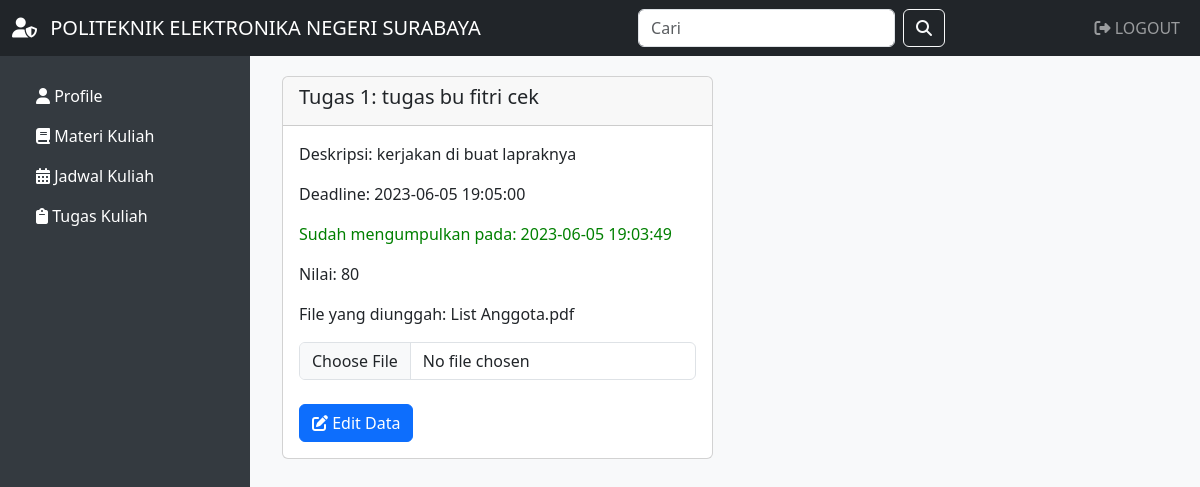
The page /isitugas.php?id_dosen=2&id_mahasiswa=24 (signed in) on the database its author committed.
### tables this page shows
CREATE TABLE `tugas` (
  `id_tugas` int(11) NOT NULL,
  `id_dosen` int(11) NOT NULL,
  `judul` varchar(255) NOT NULL,
  `deskripsi` varchar(255) NOT NULL,
  `deadline` datetime NOT NULL,
  `nilai` int(11) NOT NULL,
  `file` varchar(255) NOT NULL
);

CREATE TABLE `pengumpulan` (
  `id_pengumpulan` int(11) NOT NULL,
  `id_mahasiswa` int(11) NOT NULL,
  `id_tugas` int(11) NOT NULL,
  `file` varchar(255) NOT NULL,
  `waktu` datetime NOT NULL,
  `nilai` varchar(225) NOT NULL
);

### isitugas.php (the view, shortened to what this page needs)
<?php
include 'koneksi.php';
$id_dosen = $_GET['id_dosen'];
$query = "SELECT * FROM tugas WHERE id_dosen = '$id_dosen'";
$result = mysqli_query($koneksi, $query);
?>
<!DOCTYPE html>
<html lang="en">
<head>
    <link rel="stylesheet" href="https://cdnjs.cloudflare.com/ajax/libs/font-awesome/6.0.0-beta3/css/all.min.css">
    <link href="https://cdn.jsdelivr.net/npm/bootstrap@5.3.0-alpha2/dist/css/bootstrap.min.css" rel="stylesheet">
</head>
<body>
    <nav class="navbar navbar-expand-lg navbar-dark bg-dark text-uppercase">
        <div class="container-fluid">
            <a class="navbar-brand" href="index.php">
                <i class="fas fa-user-shield me-2"></i> Politeknik Elektronika Negeri Surabaya
            </a>
            <div class="collapse navbar-collapse" id="navbarSupportedContent">
                <form class="d-flex ms-auto">
                    <input class="form-control me-2" type="search" placeholder="Cari" aria-label="Search">
                    <button class="btn btn-outline-light" type="submit">
                        <i class="fas fa-search"></i>
                    </button>
                </form>
                <ul class="navbar-nav ms-auto">
                    <li class="nav-item">
                        <a class="nav-link" href="logout.php"><i class="fas fa-sign-out-alt"></i> Logout</a>
                    </li>
                </ul>
            </div>
        </div>
    </nav>
    <div class="dashboard">
        <ul class="nav flex-column">
            <li class="nav-item">
                <a class="nav-link active text-white" href="halmahasiswa.php"><i class="fas fa-user"></i> Profile</a>
            </li>
            <li class="nav-item">
                <a class="nav-link active text-white" href="materimahasiswa.php"><i class="fas fa-book"></i> Materi Kuliah</a>
            </li>
            <li class="nav-item">
                <a class="nav-link active text-white" href="jadwalmahasiswa.php"><i class="fas fa-calendar-alt"></i> Jadwal Kuliah</a>
            </li>
            <li class="nav-item">
                <a class="nav-link active text-white" href="tugasmahasiswa.php"><i class="fas fa-clipboard"></i> Tugas Kuliah</a>
            </li>
        </ul>
    </div>
    <div class="content">
        <div class="container">
            <div class="row">
                <?php
                $no = 1;
                if ($result && mysqli_num_rows($result) > 0) {
                    while ($data = mysqli_fetch_assoc($result)) {
                        $id_tugas = $data['id_tugas'];
                        $query_pengumpulan = "SELECT * FROM pengumpulan WHERE id_tugas = '$id_tugas'";
                        $result_pengumpulan = mysqli_query($koneksi, $query_pengumpulan);
                        $pengumpulan_data = mysqli_fetch_assoc($result_pengumpulan);
                ?>
                        <div class="col-lg-6">
                            <div class="card mb-4">
                                <div class="card-header">
                                    <h5 class="card-title">Tugas <?php echo $no++ ?>: <?php echo $data['judul']; ?></h5>
                                </div>
                                <div class="card-body">
                                    <p class="card-text">Deskripsi: <?php echo $data['deskripsi']; ?></p>
                                    <p class="card-text">Deadline: <?php echo $data['deadline']; ?></p>
                                    <?php if ($pengumpulan_data) { ?>
                                        <p style="color: green;">Sudah mengumpulkan pada: <?php echo $pengumpulan_data['waktu']; ?></p>
                                        <p class="card-text">Nilai: <?php echo $pengumpulan_data['nilai']; ?></p>
                                        <p>File yang diunggah: <?php echo $pengumpulan_data['file']; ?></p>
                                    <?php } else { ?>
                                        <p style="color: red;">Belum Mengumpulkan</p>
                                    <?php } ?>
                                    <form method="post" action="submittugasmahasiswa.php" enctype="multipart/form-data">
                                        <?php if ($pengumpulan_data) { ?>
                                            <input type="file" name="file" class="form-control" id="inputGroupFile01" required="required">
                                            <br>
                                            <button type="submit" name="submit" value="edit" class="btn btn-primary"><i class="fas fa-edit"></i> Edit Data</button>
                                        <?php } else { ?>
                                            <input type="file" name="file" class="form-control" id="inputGroupFile01" required="required">
                                            <br>
                                            <button type="submit" name="submit" value="submit" class="btn btn-primary"><i class="fas fa-upload"></i> Unggah</button>
                                        <?php } ?>
                                    </form>
                                </div>
                            </div>
                        </div>
                    <?php
                    }
                } else {
                    ?>
                    <div class="col-md-12">
                        <p>Tidak ada data tugas yang tersedia</p>
                    </div>
                <?php
                }
                ?>
            </div>
        </div>
    </div>
</body>
</html>

### isitugas.php (style rules this page uses)
.dashboard { background-color: #343a40; color: #fff; padding: 20px; }
.dashboard .nav-link { color: #fff; }
.content { padding: 20px; background-color: #f8f9fa; }
@media (min-width: 992px) { .dashboard { position: fixed; top: 56px; bottom: 0; left: 0; width: 250px; overflow-y: auto; } }
@media (min-width: 992px) { .content { margin-left: 250px; height: calc(100vh - 56px); overflow-y: auto; } }

### rows shown on the page
tugas: judul "tugas bu fitri cek", deskripsi "kerjakan di buat lapraknya", deadline "2023-06-05 19:05:00", pengumpulan.waktu "2023-06-05 19:03:49", pengumpulan.nilai "80", pengumpulan.file "List Anggota.pdf"
